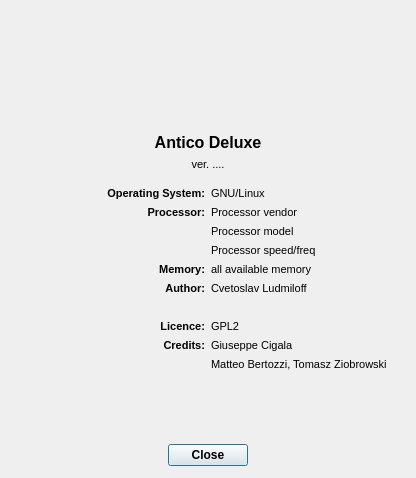
<ui version="4.0" >
 <class>aboutDlg</class>
 <widget class="QDialog" name="aboutDlg" >
  <property name="geometry" >
   <rect>
    <x>0</x>
    <y>0</y>
    <width>416</width>
    <height>478</height>
   </rect>
  </property>
  <property name="windowTitle" >
   <string>Dialog</string>
  </property>
  <layout class="QGridLayout" name="gridLayout_2" >
   <item row="0" column="1" >
    <spacer name="verticalSpacer_3" >
     <property name="orientation" >
      <enum>Qt::Vertical</enum>
     </property>
     <property name="sizeType" >
      <enum>QSizePolicy::Fixed</enum>
     </property>
     <property name="sizeHint" stdset="0" >
      <size>
       <width>114</width>
       <height>10</height>
      </size>
     </property>
    </spacer>
   </item>
   <item row="1" column="0" >
    <spacer name="horizontalSpacer" >
     <property name="orientation" >
      <enum>Qt::Horizontal</enum>
     </property>
     <property name="sizeHint" stdset="0" >
      <size>
       <width>151</width>
       <height>86</height>
      </size>
     </property>
    </spacer>
   </item>
   <item row="1" column="2" >
    <spacer name="horizontalSpacer_2" >
     <property name="orientation" >
      <enum>Qt::Horizontal</enum>
     </property>
     <property name="sizeHint" stdset="0" >
      <size>
       <width>150</width>
       <height>86</height>
      </size>
     </property>
    </spacer>
   </item>
   <item row="2" column="1" >
    <spacer name="verticalSpacer_2" >
     <property name="orientation" >
      <enum>Qt::Vertical</enum>
     </property>
     <property name="sizeType" >
      <enum>QSizePolicy::Fixed</enum>
     </property>
     <property name="sizeHint" stdset="0" >
      <size>
       <width>114</width>
       <height>20</height>
      </size>
     </property>
    </spacer>
   </item>
   <item row="5" column="1" >
    <spacer name="verticalSpacer_4" >
     <property name="orientation" >
      <enum>Qt::Vertical</enum>
     </property>
     <property name="sizeType" >
      <enum>QSizePolicy::Fixed</enum>
     </property>
     <property name="sizeHint" stdset="0" >
      <size>
       <width>20</width>
       <height>10</height>
      </size>
     </property>
    </spacer>
   </item>
   <item row="6" column="0" colspan="3" >
    <layout class="QGridLayout" name="gridLayout" >
     <item row="0" column="0" >
      <widget class="QLabel" name="label_4" >
       <property name="font" >
        <font>
         <pointsize>8</pointsize>
         <weight>75</weight>
         <bold>true</bold>
        </font>
       </property>
       <property name="text" >
        <string>Operating System:</string>
       </property>
       <property name="alignment" >
        <set>Qt::AlignRight|Qt::AlignTrailing|Qt::AlignVCenter</set>
       </property>
      </widget>
     </item>
     <item row="0" column="1" >
      <widget class="QLabel" name="osLbl" >
       <property name="font" >
        <font>
         <pointsize>8</pointsize>
        </font>
       </property>
       <property name="text" >
        <string>GNU/Linux</string>
       </property>
      </widget>
     </item>
     <item row="1" column="0" >
      <widget class="QLabel" name="label_5" >
       <property name="font" >
        <font>
         <pointsize>8</pointsize>
         <weight>75</weight>
         <bold>true</bold>
        </font>
       </property>
       <property name="text" >
        <string>Processor:</string>
       </property>
       <property name="alignment" >
        <set>Qt::AlignRight|Qt::AlignTrailing|Qt::AlignVCenter</set>
       </property>
      </widget>
     </item>
     <item row="1" column="1" >
      <widget class="QLabel" name="vendorLbl" >
       <property name="font" >
        <font>
         <pointsize>8</pointsize>
        </font>
       </property>
       <property name="text" >
        <string>Processor vendor</string>
       </property>
      </widget>
     </item>
     <item row="2" column="1" >
      <widget class="QLabel" name="modelLbl" >
       <property name="font" >
        <font>
         <pointsize>8</pointsize>
        </font>
       </property>
       <property name="text" >
        <string>Processor model</string>
       </property>
      </widget>
     </item>
     <item row="3" column="1" >
      <widget class="QLabel" name="speedLbl" >
       <property name="font" >
        <font>
         <pointsize>8</pointsize>
        </font>
       </property>
       <property name="text" >
        <string>Processor speed/freq</string>
       </property>
      </widget>
     </item>
     <item row="4" column="0" >
      <widget class="QLabel" name="label_6" >
       <property name="font" >
        <font>
         <pointsize>8</pointsize>
         <weight>75</weight>
         <bold>true</bold>
        </font>
       </property>
       <property name="text" >
        <string>Memory:</string>
       </property>
       <property name="alignment" >
        <set>Qt::AlignRight|Qt::AlignTrailing|Qt::AlignVCenter</set>
       </property>
      </widget>
     </item>
     <item row="5" column="0" >
      <widget class="QLabel" name="label_7" >
       <property name="font" >
        <font>
         <pointsize>8</pointsize>
         <weight>75</weight>
         <bold>true</bold>
        </font>
       </property>
       <property name="text" >
        <string>Author:</string>
       </property>
       <property name="alignment" >
        <set>Qt::AlignRight|Qt::AlignTrailing|Qt::AlignVCenter</set>
       </property>
      </widget>
     </item>
     <item row="7" column="0" >
      <widget class="QLabel" name="label_8" >
       <property name="font" >
        <font>
         <pointsize>8</pointsize>
         <weight>75</weight>
         <bold>true</bold>
        </font>
       </property>
       <property name="text" >
        <string>Licence:</string>
       </property>
       <property name="alignment" >
        <set>Qt::AlignRight|Qt::AlignTrailing|Qt::AlignVCenter</set>
       </property>
      </widget>
     </item>
     <item row="8" column="0" >
      <widget class="QLabel" name="label_9" >
       <property name="font" >
        <font>
         <pointsize>8</pointsize>
         <weight>75</weight>
         <bold>true</bold>
        </font>
       </property>
       <property name="text" >
        <string>Credits:</string>
       </property>
       <property name="alignment" >
        <set>Qt::AlignRight|Qt::AlignTrailing|Qt::AlignVCenter</set>
       </property>
      </widget>
     </item>
     <item row="7" column="1" >
      <widget class="QLabel" name="label_2" >
       <property name="font" >
        <font>
         <pointsize>8</pointsize>
        </font>
       </property>
       <property name="text" >
        <string>GPL2</string>
       </property>
      </widget>
     </item>
     <item row="5" column="1" >
      <widget class="QLabel" name="label_10" >
       <property name="font" >
        <font>
         <pointsize>8</pointsize>
        </font>
       </property>
       <property name="text" >
        <string>Cvetoslav Ludmiloff</string>
       </property>
      </widget>
     </item>
     <item row="6" column="1" >
      <widget class="QLabel" name="label_11" >
       <property name="font" >
        <font>
         <pointsize>8</pointsize>
        </font>
       </property>
       <property name="text" >
        <string>&lt;ludmiloff@gmail.com></string>
       </property>
      </widget>
     </item>
     <item row="9" column="1" >
      <widget class="QLabel" name="label_13" >
       <property name="font" >
        <font>
         <pointsize>8</pointsize>
        </font>
       </property>
       <property name="text" >
        <string>Matteo Bertozzi, Tomasz Ziobrowski</string>
       </property>
      </widget>
     </item>
     <item row="8" column="1" >
      <widget class="QLabel" name="label_12" >
       <property name="font" >
        <font>
         <pointsize>8</pointsize>
        </font>
       </property>
       <property name="text" >
        <string>Giuseppe Cigala</string>
       </property>
      </widget>
     </item>
     <item row="4" column="1" >
      <widget class="QLabel" name="memoryLbl" >
       <property name="font" >
        <font>
         <pointsize>8</pointsize>
        </font>
       </property>
       <property name="text" >
        <string>all available memory</string>
       </property>
      </widget>
     </item>
    </layout>
   </item>
   <item row="7" column="1" >
    <spacer name="verticalSpacer" >
     <property name="orientation" >
      <enum>Qt::Vertical</enum>
     </property>
     <property name="sizeHint" stdset="0" >
      <size>
       <width>114</width>
       <height>7</height>
      </size>
     </property>
    </spacer>
   </item>
   <item row="8" column="0" colspan="3" >
    <layout class="QHBoxLayout" name="horizontalLayout" >
     <item>
      <spacer name="horizontalSpacer_3" >
       <property name="orientation" >
        <enum>Qt::Horizontal</enum>
       </property>
       <property name="sizeHint" stdset="0" >
        <size>
         <width>151</width>
         <height>24</height>
        </size>
       </property>
      </spacer>
     </item>
     <item>
      <widget class="QPushButton" name="closeBtn" >
       <property name="font" >
        <font>
         <weight>75</weight>
         <bold>true</bold>
        </font>
       </property>
       <property name="text" >
        <string>Close</string>
       </property>
       <property name="default" >
        <bool>true</bool>
       </property>
      </widget>
     </item>
     <item>
      <spacer name="horizontalSpacer_4" >
       <property name="orientation" >
        <enum>Qt::Horizontal</enum>
       </property>
       <property name="sizeHint" stdset="0" >
        <size>
         <width>150</width>
         <height>24</height>
        </size>
       </property>
      </spacer>
     </item>
    </layout>
   </item>
   <item row="1" column="1" >
    <widget class="QLabel" name="label_3" >
     <property name="text" >
      <string/>
     </property>
     <property name="pixmap" >
      <pixmap resource="../theme/std.qrc" >:/icons/antico.png</pixmap>
     </property>
     <property name="scaledContents" >
      <bool>true</bool>
     </property>
    </widget>
   </item>
   <item row="3" column="1" >
    <widget class="QLabel" name="label" >
     <property name="font" >
      <font>
       <pointsize>12</pointsize>
       <weight>75</weight>
       <bold>true</bold>
      </font>
     </property>
     <property name="text" >
      <string>Antico Deluxe</string>
     </property>
     <property name="alignment" >
      <set>Qt::AlignCenter</set>
     </property>
    </widget>
   </item>
   <item row="4" column="1" >
    <widget class="QLabel" name="versionLbl" >
     <property name="font" >
      <font>
       <pointsize>8</pointsize>
      </font>
     </property>
     <property name="text" >
      <string>ver. ....</string>
     </property>
     <property name="alignment" >
      <set>Qt::AlignCenter</set>
     </property>
    </widget>
   </item>
  </layout>
 </widget>
 <resources>
  <include location="../theme/std.qrc" />
 </resources>
 <connections>
  <connection>
   <sender>closeBtn</sender>
   <signal>clicked()</signal>
   <receiver>aboutDlg</receiver>
   <slot>accept()</slot>
   <hints>
    <hint type="sourcelabel" >
     <x>175</x>
     <y>349</y>
    </hint>
    <hint type="destinationlabel" >
     <x>175</x>
     <y>185</y>
    </hint>
   </hints>
  </connection>
 </connections>
</ui>
